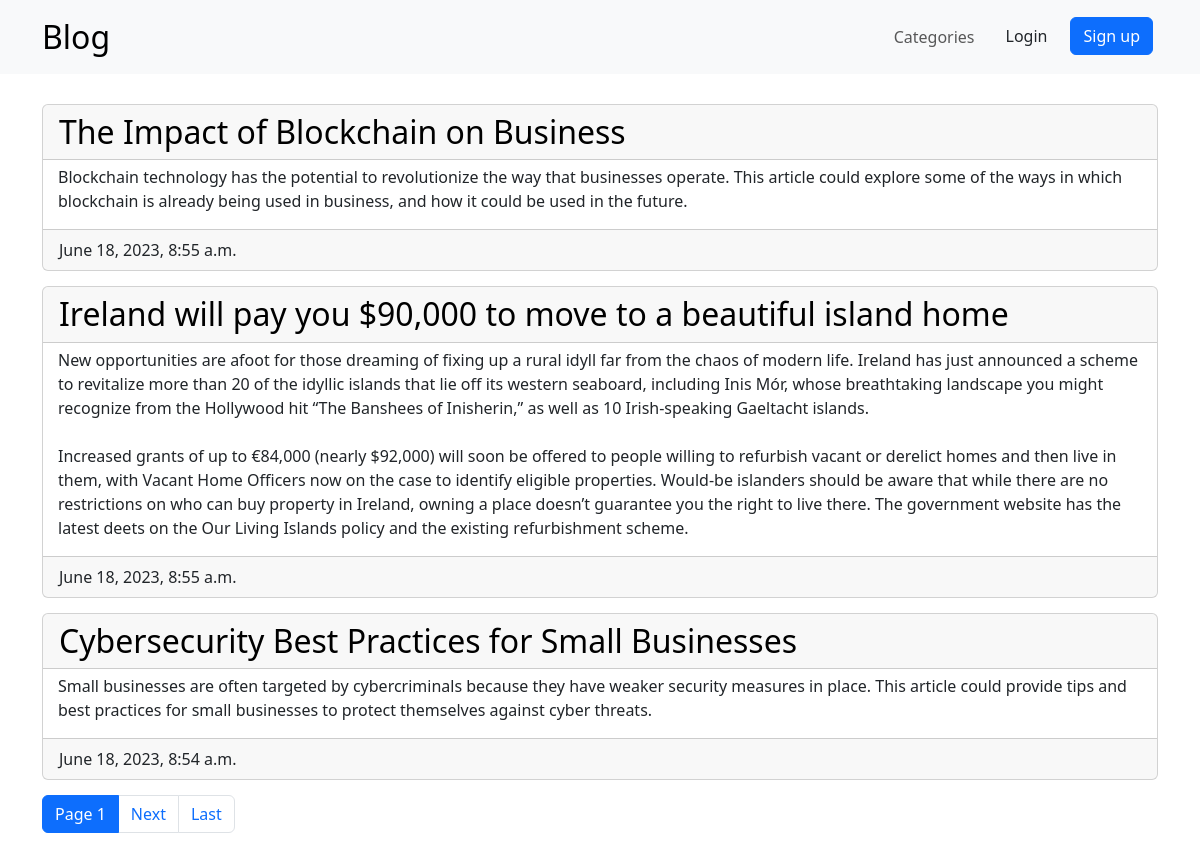
The page /posts on the database its author committed.
### Blog/models.py (models this page shows, shortened)
class Post(models.Model):
    title = models.CharField(max_length=120)
    slug = models.SlugField(max_length=255, unique=True, db_index=True, verbose_name="Slug")
    content = models.TextField()
    created_at = models.DateTimeField(auto_now_add=True)
    updated_at = models.DateTimeField(auto_now=True)
    author = models.ForeignKey(User, on_delete=models.CASCADE, related_name="blog_posts")
    category = models.ForeignKey(Category, on_delete=models.CASCADE, related_name="posts")
    tags = models.ManyToManyField(Tag, related_name='posts')
    def get_tags(self):
        return ', '.join([tag.tag_name for tag in self.tags.all()])
    get_tags.short_description = "Admin Names"
    class Meta:
        ordering = ['-created_at']

### Blog/views.py (the view)
# urls.py: path('posts', PostListView.as_view(), name='posts'),
class PostListView(generic.ListView):
    queryset = Post.objects.order_by('-created_at')
    paginate_by = 3
    template_name = 'Blog/post_list.html'

### templates/Blog/post_list.html (shortened to what this page needs)
{% extends 'base.html' %}
{% block content %}
    {% for post in page_obj %}
        <article class="post card">
            <h2 class="card-header"><a href="posts/{{ post.slug }}" class="post-title">{{ post.title }}</a></h2>
            <p class="card-element">{{ post.content|linebreaksbr }}</p>
            <time class="date card-footer">
                {{ post.created_at }}
            </time>
        </article>
    {% endfor %}
    <nav style="margin-top: 15px;">
        <ul class="pagination">
            <li class="page-item active" aria-current="page">
                <a class="page-link" href="#">Page {{ page_obj.number }}</a>
            </li>
            {% if page_obj.has_next %}
                <li class="page-item"><a class="page-link" href="?page={{ page_obj.next_page_number }}">Next</a></li>
                <li class="page-item"><a class="page-link" href="?page={{ page_obj.paginator.num_pages }}">Last</a></li>
            {% endif %}
        </ul>
    </nav>
{% endblock %}

### static/css/style.css (style rules this page uses)
.post { margin-top: 15px; }
.post-title { text-decoration: none; color: black; }
.card-element { padding-top: 5px; padding-left: 15px; padding-right: 8px; }

### rows shown on the page
Post: title "The Impact of Blockchain on Business", content "Blockchain technology has the potential to revolutionize the way that businesses operate. This article could explore some of the ways in which blockchain is already being used in business, and how it could be used in the future.", created_at "June 18, 2023, 8:55 a.m."
Post: title "Ireland will pay you $90,000 to move to a beautiful island home", content "New opportunities are afoot for those dreaming of fixing up a rural idyll far from the chaos of modern life. Ireland has just announced a scheme to revitalize more than 20 of the idyllic islands that lie off its western seaboard, including Inis Mór, whose breathtaking landscape you might recognize from the Hollywood hit “The Banshees of Inisherin,” as well as 10 Irish-speaking Gaeltacht islands. Increased grants of up to €84,000 (nearly $92,000) will soon be offered to people willing to refurbish vacant or derelict homes and then live in them, with Vacant Home Officers now on the case to identify eligible properties. Would-be islanders should be aware that while there are no restrictions on…", created_at "June 18, 2023, 8:55 a.m."
Post: title "Cybersecurity Best Practices for Small Businesses", content "Small businesses are often targeted by cybercriminals because they have weaker security measures in place. This article could provide tips and best practices for small businesses to protect themselves against cyber threats.", created_at "June 18, 2023, 8:54 a.m."

### other values the page prints
{{ page_obj.number }} "1"
